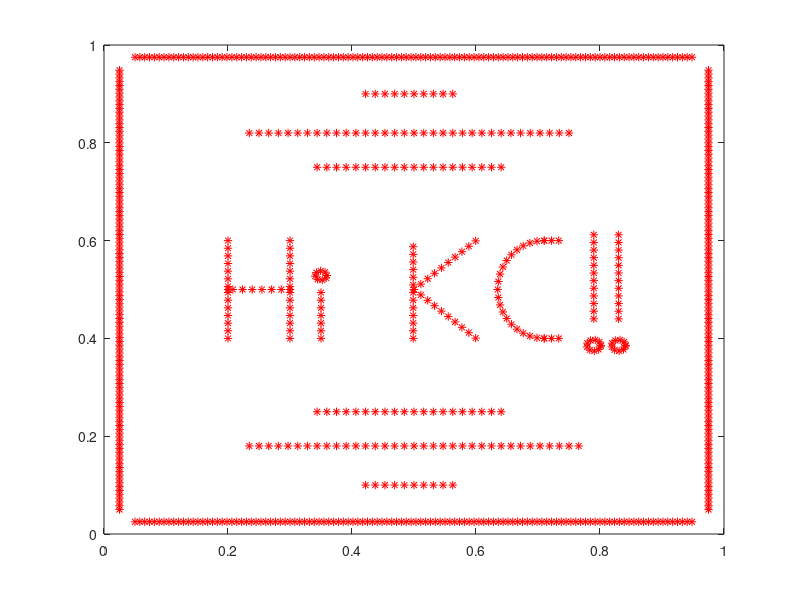
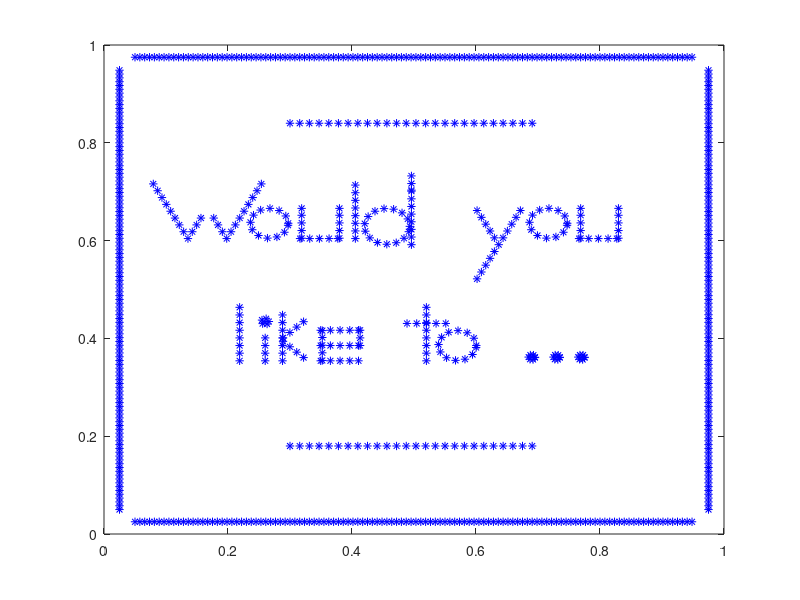
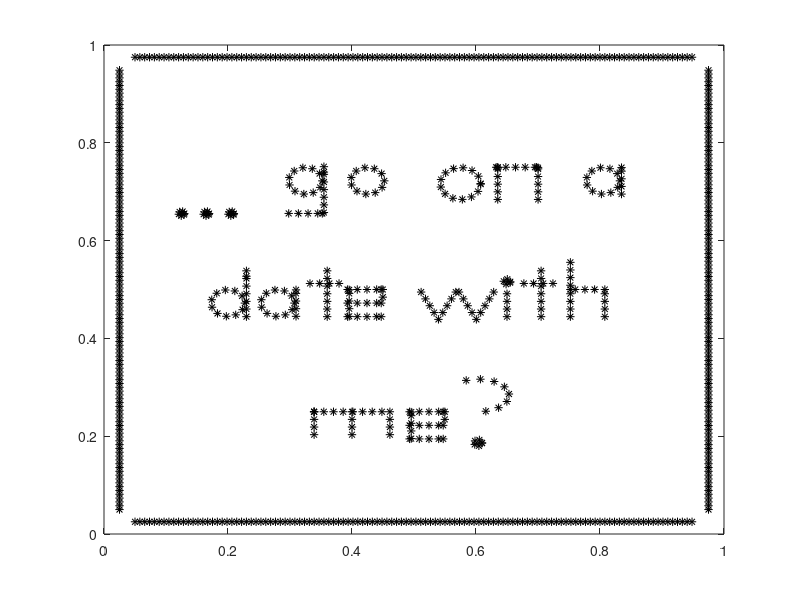

These figures' MATLAB source, in order:
%-------------------------------------------------------------------------------------------------------------------%
%
% IB2d is an Immersed Boundary Code (IB) for solving fully coupled non-linear 
% 	fluid-structure interaction models. This version of the code is based off of
%	Peskin's Immersed Boundary Method Paper in Acta Numerica, 2002.
%
% Author: Nicholas A. Battista
% Email:  nick.battista@unc.edu
% Date Created: May 27th, 2015
% Institution: UNC-CH
%
% This code is capable of creating Lagrangian Structures using:
% 	1. Springs
% 	2. Beams (*torsional springs)
% 	3. Target Points
%	4. Muscle-Model (combined Force-Length-Velocity model, "HIll+(Length-Tension)")
%
% One is able to update those Lagrangian Structure parameters, e.g., spring constants, resting %%	lengths, etc
% 
% There are a number of built in Examples, mostly used for teaching purposes. 
% 
% If you would like us %to add a specific muscle model, please let Nick (nick.battista@unc.edu) know.
%
%--------------------------------------------------------------------------------------------------------------------%

%%%%%%%%%%%%%%%%%%%%%%%%%%%%%%%%%%%%%%%%%%%%%%%%%%%%%%%%%%%%%%%%%%%%%%%%%%%%%%%%%%%%%%
%
% FUNCTION: creates the RUBBERBAND-EXAMPLE geometry and prints associated input files
%
%%%%%%%%%%%%%%%%%%%%%%%%%%%%%%%%%%%%%%%%%%%%%%%%%%%%%%%%%%%%%%%%%%%%%%%%%%%%%%%%%%%%%%

function Dear_KC()

%
% Grid Parameters (MAKE SURE MATCHES IN input2d !!!)
%
Nx =  32;        % # of Eulerian Grid Pts. in x-Direction (MUST BE EVEN!!!)
Ny =  32;        % # of Eulerian Grid Pts. in y-Direction (MUST BE EVEN!!!)
Lx = 1.0;        % Length of Eulerian Grid in x-Direction
Ly = 1.0;        % Length of Eulerian Grid in y-Direction
ds = Lx/(2*Nx);  % Spatial step!


% Immersed Structure Geometric / Dynamic Parameters %
N = 2*Nx;        % Number of Lagrangian Pts. (2x resolution of Eulerian grid)
ds_Rest = 0;     % Resting length of springs
struct_name = 'dear_KC'; % Name for .vertex, .spring, etc files.

% Line on top and bottom of geometry
ds2 = 0.5*ds;
xLine = Lx/20:ds2:0.95*Lx;
yLineB = 0.025*Lx*ones(1,length(xLine));
yLineT= 0.975*Lx*ones(1,length(xLine));

xSq = [xLine xLine yLineB yLineT];
ySq = [yLineB yLineT xLine xLine];

% Call function to construct geometry
[x1,y1] = give_Me_Immsersed_Boundary_Geometry_1(Lx,Nx,ds);
x1 = [x1 xSq];
y1 = [y1 ySq];

% Call function to construct geometry
[x2,y2] = give_Me_Immsersed_Boundary_Geometry_2(Lx,Nx,ds);
x2 = [x2 xSq];
y2 = [y2 ySq];

% Call function to construct geometry
[x3,y3] = give_Me_Immsersed_Boundary_Geometry_3(Lx,Nx,ds);
x3 = [x3 xSq];
y3 = [y3 ySq];

% Plot Geometry to test BEFORE taking out pts.
figure(1)
plot(x1,y1,'r*'); hold on;
axis([0 Lx 0 Ly]);

figure(2)
plot(x2,y2,'b*'); hold on;
axis([0 Lx 0 Ly]);

figure(3)
plot(x3,y3,'k*'); hold on;
axis([0 Lx 0 Ly]);


% Print files to .txt files
please_Print_Vertices_To_File(x1,y1,x2,y2,x3,y3)

% Prints .vertex file!
print_Lagrangian_Vertices(x1,y1,struct_name);


% Prints .spring file!
%k_Spring = 1e7;
%print_Lagrangian_Springs(xLag,yLag,k_Spring,ds_Rest,struct_name);


% Prints .beam file!
%k_Beam = 0.5; C = 0.0;
%print_Lagrangian_Beams(xLag,yLag,k_Beam,C,struct_name);


% Prints .target file!
k_Target = 5e6;
print_Lagrangian_Target_Pts(x1,k_Target,struct_name);

%%%%%%%%%%%%%%%%%%%%%%%%%%%%%%%%%%%%%%%%%%%%%%%%%%%%%%%%%%%%%%%%%%%%%%%%
%
% FUNCTION: prints VERTEX points to a file called rubberband.vertex
%
%%%%%%%%%%%%%%%%%%%%%%%%%%%%%%%%%%%%%%%%%%%%%%%%%%%%%%%%%%%%%%%%%%%%%%%%

function print_Lagrangian_Vertices(xLag,yLag,struct_name)

    N = length(xLag);

    vertex_fid = fopen([struct_name '.vertex'], 'w');

    fprintf(vertex_fid, '%d\n', N );

    %Loops over all Lagrangian Pts.
    for s = 1:N
        X_v = xLag(s);
        Y_v = yLag(s);
        fprintf(vertex_fid, '%1.16e %1.16e\n', X_v, Y_v);
    end

    fclose(vertex_fid); 
    
    %%%%%%%%%%%%%%%%%%%%%%%%%%%%%%%%%%%%%%%%%%%%%%%%%%%%%%%%%%%%%%%%%%%%%%%%
%
% FUNCTION: prints Vertex points to a file called rubberband.vertex
%
%%%%%%%%%%%%%%%%%%%%%%%%%%%%%%%%%%%%%%%%%%%%%%%%%%%%%%%%%%%%%%%%%%%%%%%%

function print_Lagrangian_Target_Pts(xLag,k_Target,struct_name)

    N = length(xLag);

    target_fid = fopen([struct_name '.target'], 'w');

    fprintf(target_fid, '%d\n', N );

    %Loops over all Lagrangian Pts.
    for s = 1:N
        if s > 284
            k_Target = 2e9;
        end
        fprintf(target_fid, '%d %1.16e\n', s, k_Target);
    end

    fclose(target_fid); 
    
    
%%%%%%%%%%%%%%%%%%%%%%%%%%%%%%%%%%%%%%%%%%%%%%%%%%%%%%%%%%%%%%%%%%%%%%%%%%%%%%%%%%%%%
%
% FUNCTION: prints BEAM (Torsional Spring) points to a file called rubberband.beam
%
%%%%%%%%%%%%%%%%%%%%%%%%%%%%%%%%%%%%%%%%%%%%%%%%%%%%%%%%%%%%%%%%%%%%%%%%%%%%%%%%%%%%%

function print_Lagrangian_Beams(xLag,yLag,k_Beam,C,struct_name)

    % k_Beam: beam stiffness
    % C: beam curvature
    
    N = length(xLag); % NOTE: Total number of beams = Number of Total Lag Pts. - 2

    beam_fid = fopen([struct_name '.beam'], 'w');

    fprintf(beam_fid, '%d\n', N );

    %spring_force = kappa_spring*ds/(ds^2);

    %BEAMS BETWEEN VERTICES
    for s = 2:N-1
            if  s <= N-1         
                fprintf(beam_fid, '%d %d %d %1.16e %1.16e\n',s-1, s, s+1, k_Beam, C);  
            else
                %Case s=N
                fprintf(beam_fid, '%d %d %d %1.16e %1.16e\n',s-1, s, 1,   k_Beam, C);  
            end
    end
    fclose(beam_fid); 


%%%%%%%%%%%%%%%%%%%%%%%%%%%%%%%%%%%%%%%%%%%%%%%%%%%%%%%%%%%%%%%%%%%%%%%%
%
% FUNCTION: prints SPRING points to a file called rubberband.spring
%
%%%%%%%%%%%%%%%%%%%%%%%%%%%%%%%%%%%%%%%%%%%%%%%%%%%%%%%%%%%%%%%%%%%%%%%%

function print_Lagrangian_Springs(xLag,yLag,k_Spring,ds_Rest,struct_name)

    N = length(xLag);

    spring_fid = fopen([struct_name '.spring'], 'w');

    fprintf(spring_fid, '%d\n', N );

    %spring_force = kappa_spring*ds/(ds^2);

    %SPRINGS BETWEEN VERTICES
    for s = 1:N
            if s < N         
                fprintf(spring_fid, '%d %d %1.16e %1.16e\n', s, s+1, k_Spring, ds_Rest);  
            else
                %Case s=N
                fprintf(spring_fid, '%d %d %1.16e %1.16e\n', s, 1,   k_Spring, ds_Rest);  
            end
    end
    fclose(spring_fid); 
    
    

%%%%%%%%%%%%%%%%%%%%%%%%%%%%%%%%%%%%%%%%%%%%%%%%%%%%%%%%%%%%%%%%%%%%%%%%
%
% FUNCTION: creates the Lagrangian structure geometry for PHASE 1
%           msg: "Hi KC!!"
%
%%%%%%%%%%%%%%%%%%%%%%%%%%%%%%%%%%%%%%%%%%%%%%%%%%%%%%%%%%%%%%%%%%%%%%%%

function [xLag,yLag] = give_Me_Immsersed_Boundary_Geometry_1(Lx,Nx,ds)

% The immsersed structure message #1: Hi KC!! %
len = Lx/5;

xC = -Lx/4;
yC = -Lx/2;
[xH,yH] = give_Me_The_Letter_Please(ds,len,'H',xC,yC);
[xi,yi] = give_Me_The_Letter_Please(ds,len,'i',xC-0.1,yC);
[xK,yK] = give_Me_The_Letter_Please(ds,len,'K',xC-0.3,yC);
[xCap,yCap] = give_Me_The_Letter_Please(ds,len,'C',xC-0.46,yC);
[xEx1,yEx1] = give_Me_The_Letter_Please(ds,1.2*len,'!',xC-0.54,yC);
[xEx2,yEx2] = give_Me_The_Letter_Please(ds,1.2*len,'!',xC-0.58,yC);

xBL2 =  0:ds:Lx/4+3*ds;  xBL2 = xBL2 + 3/8*Lx - 2*ds;
yTL2 =  0.75*ones(1,length(xBL2));
yBL2 =  0.25*ones(1,length(xBL2));

xBL = 0:ds:Lx/2+2*ds; xBL = xBL + Lx/4 - ds;
yTL = 0.82*ones(1,length(xBL));
yBL = 0.18*ones(1,length(xBL));

xBL3 = 0:ds:Lx/8+ds; xBL3 = xBL3 + 7/16*Lx -ds;
yBL3 = 0.9*ones(1,length(xBL3));
yTL3 = 0.1*ones(1,length(xBL3));


xLag = [xH xi xK xCap xEx1 xEx2 xBL xBL2 xBL3 xBL(1:end-1) xBL2 xBL3];
yLag = [yH yi yK yCap yEx1 yEx2 yBL yBL2 yBL3 yTL(1:end-1) yTL2 yTL3];

%plot(xH,yH,'r*'); hold on;
%plot(xi,yi,'r*'); hold on;
%plot(xK,yK,'r*'); hold on;
%plot(xCap,yCap,'r*'); hold on;
%plot(xEx1,yEx1,'r*'); hold on;
%plot(xEx2,yEx2,'r*'); hold on;
%axis([0 Lx 0 Lx]);

%%%%%%%%%%%%%%%%%%%%%%%%%%%%%%%%%%%%%%%%%%%%%%%%%%%%%%%%%%%%%%%%%%%%%%%%
%
% FUNCTION: creates the Lagrangian structure geometry for PHASE 2
%           msg: "Would you like to ..."
%
%%%%%%%%%%%%%%%%%%%%%%%%%%%%%%%%%%%%%%%%%%%%%%%%%%%%%%%%%%%%%%%%%%%%%%%%

function [xLag,yLag] = give_Me_Immsersed_Boundary_Geometry_2(Lx,Nx,ds)

% The immsersed structure message #1: Hi KC!! %
len = Lx/8;

xC = -Lx/6;
yC = -2*Lx/3;
[xW,yW] = give_Me_The_Letter_Please(ds,len,'W',xC,yC);
[xo,yo] = give_Me_The_Letter_Please(ds,len,'o',xC-0.1,yC);
[xu,yu] = give_Me_The_Letter_Please(ds,len,'u',xC-0.18,yC);
[xl,yl] = give_Me_The_Letter_Please(ds,len,'l',xC-0.27,yC);
[xd,yd] = give_Me_The_Letter_Please(ds,1.2*len,'d',xC-0.29,yC);

[xy,yy] = give_Me_The_Letter_Please(ds,1.2*len,'y',xC-0.47,yC);
[xo2,yo2] = give_Me_The_Letter_Please(ds,len,'o',xC-0.55,yC);
[xu2,yu2] = give_Me_The_Letter_Please(ds,len,'u',xC-0.63,yC);

xC = -Lx/4;
yC = -1*Lx/4 - Lx/6;
[xl2,yl2] = give_Me_The_Letter_Please(ds,len,'l',xC,yC);
[xi,yi] = give_Me_The_Letter_Please(ds,len,'i',xC-0.01,yC);
[xk,yk] = give_Me_The_Letter_Please(ds,len,'k',xC-0.07,yC);
[xe,ye] = give_Me_The_Letter_Please(ds,len,'e',xC-0.13,yC);

[xt,yt] = give_Me_The_Letter_Please(ds,len,'t',xC-0.27,yC);
[xo3,yo3] = give_Me_The_Letter_Please(ds,len,'o',xC-0.32,yC);

yC = -1*Lx/5 - Lx/6;
[xo4,yo4] = give_Me_The_Letter_Please(ds/3,len/6,'o',xC-0.44,yC);
[xo5,yo5] = give_Me_The_Letter_Please(ds/3,len/6,'o',xC-0.48,yC);
[xo6,yo6] = give_Me_The_Letter_Please(ds/3,len/6,'o',xC-0.52,yC);

xBL = 0:ds:Lx/2.5; xBL = xBL + 3/10*Lx;
yTL = 0.84*ones(1,length(xBL));
yBL = 0.18*ones(1,length(xBL));


xLag = [xW xo xu xl xd xy xo2 xu2 xl2 xi xk xe xt xo3 xo4 xo5 xo6 xBL xBL];
yLag = [yW yo yu yl yd yy yo2 yu2 yl2 yi yk ye yt yo3 yo4 yo5 yo6 yTL yBL];

% plot(xW,yW,'r*'); hold on;
% plot(xo,yo,'r*'); hold on;
% plot(xu,yu,'r*'); hold on;
% plot(xl,yl,'r*'); hold on;
% plot(xd,yd,'r*'); hold on;
% 
% plot(xy,yy,'r*'); hold on;
% plot(xo2,yo2,'r*'); hold on;
% plot(xu2,yu2,'r*'); hold on;
% 
% plot(xl2,yl2,'r*'); hold on;
% plot(xi,yi,'r*'); hold on;
% plot(xk,yk,'r*'); hold on;
% plot(xe,ye,'r*'); hold on;
% 
% plot(xt,yt,'r*'); hold on;
% plot(xo3,yo3,'r*'); hold on;
% 
% plot(xo4,yo4,'r*'); hold on;
% plot(xo5,yo5,'r*'); hold on;
% plot(xo6,yo6,'r*'); hold on;
% axis([0 Lx 0 Lx]);



%%%%%%%%%%%%%%%%%%%%%%%%%%%%%%%%%%%%%%%%%%%%%%%%%%%%%%%%%%%%%%%%%%%%%%%%
%
% FUNCTION: creates the Lagrangian structure geometry for PHASE 2
%           msg: "Would you like to ..."
%
%%%%%%%%%%%%%%%%%%%%%%%%%%%%%%%%%%%%%%%%%%%%%%%%%%%%%%%%%%%%%%%%%%%%%%%%

function [xLag,yLag] = give_Me_Immsersed_Boundary_Geometry_3(Lx,Nx,ds)

% The immsersed structure message #1: Hi KC!! %
len = Lx/9;

xC = -Lx/8;
yC = -3*Lx/4;
shift = 0.2;

[xo4,yo4] = give_Me_The_Letter_Please(ds/3,len/6,'o',xC,yC+0.09);
[xo5,yo5] = give_Me_The_Letter_Please(ds/3,len/6,'o',xC-0.04,yC+0.09);
[xo6,yo6] = give_Me_The_Letter_Please(ds/3,len/6,'o',xC-0.08,yC+0.09);

[xg,yg] = give_Me_The_Letter_Please(ds,len,'g',xC-shift,yC);
[xo,yo] = give_Me_The_Letter_Please(ds,len,'o',xC-0.1-shift,yC);

[xo2,yo2] = give_Me_The_Letter_Please(ds,1.2*len,'o',xC-0.25-shift,yC);
[xn,yn] = give_Me_The_Letter_Please(ds,1.2*len,'n',xC-0.34-shift,yC);

[xa,ya] = give_Me_The_Letter_Please(ds,len,'a',xC-0.48-shift,yC);


xC = -Lx/5;
yC = -Lx/2;
[xd,yd] = give_Me_The_Letter_Please(ds,len,'d',xC,yC);
[xa2,ya2] = give_Me_The_Letter_Please(ds,len,'a',xC-0.08,yC);
[xt,yt] = give_Me_The_Letter_Please(ds,len,'t',xC-0.16,yC);
[xe,ye] = give_Me_The_Letter_Please(ds,len,'e',xC-0.22,yC);

[xw,yw] = give_Me_The_Letter_Please(ds,1.1*len,'w',xC-0.37,yC);
[xi,yi] = give_Me_The_Letter_Please(ds,len,'i',xC-0.45,yC);
[xt2,yt2] = give_Me_The_Letter_Please(ds,len,'t',xC-0.505,yC);
[xh,yh] = give_Me_The_Letter_Please(ds,len,'h',xC-0.58,yC);

xC = -Lx/2.5;
yC = -Lx/4;
[xm,ym] = give_Me_The_Letter_Please(ds,1.1*len,'m',xC,yC);
[xe2,ye2] = give_Me_The_Letter_Please(ds,len,'e',xC-0.12,yC);
[xQU,yQU] = give_Me_The_Letter_Please(ds,1.2*len,'?',xC-0.22,yC);

xLag = [xo4 xo5 xo6 xg xo xo2 xn xa xd xa2 xt xe xw xi xt2 xh xm xe2 xQU];
yLag = [yo4 yo5 yo6 yg yo yo2 yn ya yd ya2 yt ye yw yi yt2 yh ym ye2 yQU];


% plot(xo4,yo4,'r*'); hold on;
% plot(xo5,yo5,'r*'); hold on;
% plot(xo6,yo6,'r*'); hold on;
% 
% plot(xg,yg,'r*'); hold on;
% plot(xo,yo,'r*'); hold on;
% 
% plot(xo2,yo2,'r*'); hold on;
% plot(xn,yn,'r*'); hold on;
% 
% plot(xa,ya,'r*'); hold on;
% 
% plot(xd,yd,'r*'); hold on;
% plot(xa2,ya2,'r*'); hold on;
% plot(xt,yt,'r*'); hold on;
% plot(xe,ye,'r*'); hold on;
% 
% plot(xw,yw,'r*'); hold on;
% plot(xi,yi,'r*'); hold on;
% plot(xt2,yt2,'r*'); hold on;
% plot(xh,yh,'r*'); hold on;
% 
% plot(xm,ym,'r*'); hold on;
% plot(xe2,ye2,'r*'); hold on;
% plot(xQU,yQU,'r*'); hold on;
% 
% axis([0 Lx 0 Lx]);




%%%%%%%%%%%%%%%%%%%%%%%%%%%%s%%%%%%%%%%%%%%%%%%%%%%%%%%%%%%%%%%%%%%%%%%%%
%
% FUNCTION: creates the Lagrangian structure geometry for the Heart
%
%%%%%%%%%%%%%%%%%%%%%%%%%%%%%%%%%%%%%%%%%%%%%%%%%%%%%%%%%%%%%%%%%%%%%%%%

function [xLag,yLag] = give_Me_Immsersed_Boundary_Geometry_Heart(Lx,Nx,frac,Nb)

% The immsersed structure is a heart %
ds = 2*pi/(Nb-1);
tVec = 0:ds:2*pi;

for i=1:length(tVec)
    t = tVec(i);
    xLag(i)	=	16*sin(t)^3;
    yLag(i)	=	13*cos(t)-5*cos(2*t)-2*cos(3*t)-cos(4*t);
end

xLag = frac*xLag + 0.5;
yLag = frac*yLag + 0.5;


%%%%%%%%%%%%%%%%%%%%%%%%%%%%%%%%%%%%%%%%%%%%%%%%%%%%%%%%%%%%%%%%%%%%%%%%
%
% FUNCTION: creates the Lagrangian structure geometry for PHASE 2 
%
%%%%%%%%%%%%%%%%%%%%%%%%%%%%%%%%%%%%%%%%%%%%%%%%%%%%%%%%%%%%%%%%%%%%%%%%

function [xLag,yLag] = give_Me_Immsersed_Boundary_Geometry_4(Lx,Nx,frac,Nb)

% The immsersed structure is a heart %
ds = 2*pi/(Nb-1);
tVec = 0:ds:2*pi;
for i=1:length(tVec)
    t = tVec(i);
    r(i) = 1 - sin(t);
    xLag(i)	=	r(i)*cos(t);
    yLag(i)	=	r(i)*sin(t);
end

xLag = frac*xLag;
yLag = frac*yLag;

minY = min(yLag);
yLag = yLag - 3*minY/8;


%%%%%%%%%%%%%%%%%%%%%%%%%%%%%%%%%%%%%%%%%%%%%%%%%%%%%%%%%%%%%%%%%%%%%%%%
%
% FUNCTION: take out Lagrangian Pts.
%
%%%%%%%%%%%%%%%%%%%%%%%%%%%%%%%%%%%%%%%%%%%%%%%%%%%%%%%%%%%%%%%%%%%%%%%%

function [x1,y1,x2,y2] = please_Take_Out_Points(x1,y1,x2,y2)

n1 = 50;
n2 = 70;

x1 = [x1(1:n1) x1(n2:end)];
y1 = [y1(1:n1) y1(n2:end)];

x2 = [x2(1:n1) x2(n2:end)];
y2 = [y2(1:n1) y2(n2:end)];


%%%%%%%%%%%%%%%%%%%%%%%%%%%%%%%%%%%%%%%%%%%%%%%%%%%%%%%%%%%%%%%%%%%%%%%%
%
% FUNCTION: prints all Vertices to File
%
%%%%%%%%%%%%%%%%%%%%%%%%%%%%%%%%%%%%%%%%%%%%%%%%%%%%%%%%%%%%%%%%%%%%%%%%

function please_Print_Vertices_To_File(X1,Y1,X2,Y2,X3,Y3)

fileID = fopen('All_Positions.txt','w');
for j=1:length(X1)
    fprintf(fileID,'%1.16e %1.16e %1.16e %1.16e %1.16e %1.16e %1.16e %1.16e\n', X1(j),Y1(j),X2(j),Y2(j),X3(j),Y3(j),X3(j),Y3(j) );
end
fclose(fileID);

%%%%%%%%%%%%%%%%%%%%%%%%%%%%%%%%%%%%%%%%%%%%%%%%%%%%%%%%%%%%%%%%%%%%%%%%%
%
% FUNCTION: give me the letter!!!!!
%
%%%%%%%%%%%%%%%%%%%%%%%%%%%%%%%%%%%%%%%%%%%%%%%%%%%%%%%%%%%%%%%%%%%%%%%%%

function [x,y] = give_Me_The_Letter_Please(ds,len,letter,xC,yC)

if strcmp(letter,'a')
    r = len/4.1;
    dt = ds/r;
    theta = 0:dt:2*pi;
    for i=1:length(theta)
       xA(i) = r*cos(theta(i)) - xC;
       yA(i) = r*sin(theta(i)) - yC - len/4;
    end
    
    yLine = [-r:ds:r r]; yLine = yLine - yC - len/4;
    xLine = r*ones(1,length(yLine)) - (xC-ds/6);
    
    x = [xA xLine];
    y = [yA yLine];

elseif strcmp(letter,'C')
    
    r = len/2;
        dt = ds/r;
    theta = pi/2:dt:pi-0.25*dt;
    theta = [theta pi -theta];
    for i=1:length(theta)
       x(i) = 3*r/4*cos(theta(i)) - xC;
       y(i) = r*sin(theta(i)) - yC;
    end
    
    xTB = 0:3*ds/4:len/6;
    xTB = xTB - xC;
    yT = r*ones(1,length(xTB))-yC;
    yB = -r*ones(1,length(xTB))-yC;
    x = [xTB x xTB];
    y = [yT y yB];
    
elseif strcmp(letter,'d')
    
    r = len/4.1;
    dt = ds/r;
    theta = 0:dt:2*pi;
    for i=1:length(theta)
       xA(i) = r*cos(theta(i)) - xC;
       yA(i) = r*sin(theta(i)) - yC - len/4;
    end
    
    yLine = [-len/2:ds:len/2.25 r]; yLine = yLine - yC;
    xLine = r*ones(1,length(yLine)) - (xC-ds/6);
    
    x = [xA xLine];
    y = [yA yLine];
    
 elseif strcmp(letter,'e')
        
    r = len/4.1;
    yV = [-r:ds:r r]; 
    xH = yV - xC;
    yH = zeros(1,length(xH)) - yC;
    yH2 = yH - len/4;
    yH3 = yH - len/2;
    
    yV = yV - yC - len/4;
    xV = r*ones(1,length(yV));
    
    yV3 = 0:-ds:-len/4;
    yV3 = yV3 - yC;
    xV3 = r*ones(1,length(yV3));
        
    x = [-xV-(xC-ds/6) xH xV3-(xC-ds/6) xH xH];
    y = [yV yH yV3 yH2 yH3];
           
    
elseif strcmp(letter,'g')
    
    r = len/4.1;
    dt = ds/r;
    theta = 0:dt:2*pi;
    for i=1:length(theta)
       xA(i) = r*cos(theta(i)) - xC;
       yA(i) = r*sin(theta(i)) - yC - len/4;
    end
    
    yLine = [-len/2:ds:len/2.25 r]; yLine = yLine - yC - len/3;
    xLine = r*ones(1,length(yLine)) - (xC-ds/6);
    
    yV = [-r:ds:r r]; 
    xH = yV - xC;
    yH = zeros(1,length(xH)) - yC - 0.85*len;
    
    x = [xA xLine xH];
    y = [yA yLine yH];
    
elseif strcmp(letter,'h')

   yLine = -len/2:ds:0-ds/4;
   yLine = [yLine 0 -yLine];
   yLine1 = yLine - yC;
   xLine1 = 1/2*len/2*ones(1,length(yLine1));
   
   yLine2 = -len/2:ds:0-ds/4;
   yLine2 = [yLine2 0];
   yLine2 = yLine2 - yC;
   xLine2 = 1/2*len/2*ones(1,length(yLine2));
   
   xH = (-1/2*len/2+ds/2:ds:1/2*len/2-ds/4);
   xH = xH - xC;
   yH = zeros(1,length(xH)) - yC;
   
   x = [-xLine1-xC xH xLine2-xC];
   y = [yLine1 yH yLine2];    
   
elseif strcmp(letter,'H')
   yLine = -len/2:ds:0-ds/4;
   yLine = [yLine 0 -yLine];
   yLine = yLine - yC;
   xLine = 1/2*len/2*ones(1,length(yLine));
   xH = (-1/2*len/2+ds/2:ds:1/2*len/2-ds/4);
   xH = xH - xC;
   yH = zeros(1,length(xH)) - yC;
   
   x = [-xLine-xC xH xLine-xC];
   y = [yLine yH yLine];
   
elseif strcmp(letter,'i')
    
   yLine = -len/2:ds:0-ds/4;
   yLine = yLine - yC;
   xLine = zeros(1,length(yLine)) - xC; 
   
    r = len/21;
    dt = ds/(2*r);
    theta = 0:dt:2*pi;
    for i=1:length(theta)
       xDot(i) = r*cos(theta(i)) - xC;
       yDot(i) = r*sin(theta(i)) - yC + len/7;
    end
    
    x = [xLine xDot];
    y = [yLine yDot];
    

elseif strcmp(letter,'k')
    
   yLine = -len/2:ds:len/2;
   yLine = yLine - yC;
   xLine = zeros(1,length(yLine)) -xC-len/3.9;

   XD = 0:ds:len/sqrt(2);
   YD = zeros(1,length(XD));
   
   %rotate!
   for i=1:length(XD)
      xDt(i) = XD(i)*cos(pi/4)-YD(i)*sin(pi/4);
      yDt(i) = XD(i)*sin(pi/4)+YD(i)*cos(pi/4);
      
      xDb(i) = XD(i)*cos(pi/4)-YD(i)*sin(-pi/4);
      yDb(i) = XD(i)*sin(-pi/4)+YD(i)*cos(pi/4);
   end
   xDt = xDt - xC - len/4;
   yDt = yDt - yC;
   
   xDb = xDb - xC - len/4;
   yDb = yDb - yC;
   
   x = [xLine(1:ceil(0.75*end)) xDt(1:ceil(2*end/3)) xDb(1:ceil(2*end/3))];
   y = [yLine(1:ceil(0.75*end)) yDt(1:ceil(2*end/3))-len/8 yDb(1:ceil(2*end/3))-len/5.5];
    
elseif strcmp(letter,'K')
    
   yLine = -len/2:ds:len/2;
   yLine = yLine - yC;
   xLine = zeros(1,length(yLine)) -xC-len/3.9;

   XD = 0:ds:len/sqrt(2);
   YD = zeros(1,length(XD));
   
   %rotate!
   for i=1:length(XD)
      xDt(i) = XD(i)*cos(pi/4)-YD(i)*sin(pi/4);
      yDt(i) = XD(i)*sin(pi/4)+YD(i)*cos(pi/4);
      
      xDb(i) = XD(i)*cos(pi/4)-YD(i)*sin(-pi/4);
      yDb(i) = XD(i)*sin(-pi/4)+YD(i)*cos(pi/4);
   end
   xDt = xDt - xC - len/4;
   yDt = yDt - yC;
   
   xDb = xDb - xC - len/4;
   yDb = yDb - yC;
   
   x = [xLine xDt xDb];
   y = [yLine yDt yDb];

 
elseif strcmp(letter,'l')
    
   yLine = -len/2:ds:len/2.25;
   yLine = yLine - yC;
   xLine = 1/2*len/2*ones(1,length(yLine));

   x = -xLine-xC;
   y = yLine;

elseif strcmp(letter,'m')
        
    r = len/2;
    xH = -r:ds:r;  xH = xH - xC;
    yH = zeros(1,length(xH)) - yC;
    yV = 0:-ds:-len/2; yV = yV - yC;
    xV = -r*ones(1,length(yV)) - xC;
    xV2 = zeros(1,length(yV)) - xC;
    xV3 = r*ones(1,length(yV)) - xC;
    
    yVS = 0:ds:len/12;
    yVS = yVS - yC;
    xVS = -r*ones(1,length(yVS)) - xC;
        
    x = [xVS xH xV xV2 xV3];
    y = [yVS yH yV yV yV];
    
elseif strcmp(letter,'n')
        
    r = len/4.1;
    yV = [-r:ds:r r]; 
    xH = yV - xC;
    yH = zeros(1,length(xH)) - yC;
    
    yV = yV - yC - len/4;
    xV = r*ones(1,length(yV));
    
    yV2 = 0:ds:len/12;
    yV2 = yV2 - yC;
    xV2 = r*ones(1,length(yV2));
        
    x = [-xV-(xC-ds/6) -xV2-(xC-ds/6) xH xV-(xC-ds/6)];
    y = [yV yV2 yH yV];
    
   
elseif strcmp(letter,'o')
       
    r = len/4.1;
    dt = ds/r;
    theta = 0:dt:2*pi;
    for i=1:length(theta)
       x(i) = r*cos(theta(i)) - xC;
       y(i) = r*sin(theta(i)) - yC - len/4;
    end
    
 elseif strcmp(letter,'r')
        
    r = len/4.1;
    yV = [-r:ds:r r]; 
    xH = yV - xC;
    yH = zeros(1,length(xH)) - yC;
    
    yV = yV - yC - len/4;
    xV = r*ones(1,length(yV));
    
    yV2 = 0:ds:len/12;
    yV2 = yV2 - yC;
    xV2 = r*ones(1,length(yV2));
    
    yV3 = 0:-ds:-len/10;
    yV3 = yV3 - yC;
    xV3 = r*ones(1,length(yV3));
        
    x = [-xV-(xC-ds/6) -xV2-(xC-ds/6) xH xV3-(xC-ds/6)];
    y = [yV yV2 yH yV3];
       
    
elseif strcmp(letter,'t')
    
   yLine = -len/2:ds:len/2.25;
   yLine = yLine - yC;
   xLine = zeros(1,length(yLine));

   xH = -len/4:ds:len/4;
   xH = xH-xC;
   yH = zeros(1,length(xH)) - yC + len/9;
   
   x = [xLine-xC xH];
   y = [yLine yH];
   
    
elseif strcmp(letter,'u')
        
    r = len/4.1;
    yV = [-r:ds:r r]; 
    xH = yV - xC;
    yH = zeros(1,length(xH)) - yC - len/2;
    
    yV = yV - yC - len/4;
    xV = r*ones(1,length(yV));
    
    x = [-xV-(xC-ds/6) xH xV-(xC-ds/6)];
    y = [yV yH yV];

elseif strcmp(letter,'v')
    
   XD = 0:ds:sqrt(5)*len/4;
   YD = zeros(1,length(XD));
   
   %rotate!
   ang = atan(2);
   for i=1:length(XD)
      xDr(i) = XD(i)*cos(ang)-YD(i)*sin(ang);
      yDr(i) = XD(i)*sin(ang)+YD(i)*cos(ang);
      
      xDL(i) = XD(i)*cos(pi-ang)-YD(i)*sin(pi-ang);
      yDL(i) = XD(i)*sin(pi-ang)+YD(i)*cos(pi-ang);
   end
   xDr = xDr - xC;
   yDr = yDr - yC - len/2;
 
   xDL = xDL - xC;
   yDL = yDL - yC - len/2;
 
   x = [xDL xDr(2:end)];
   y = [yDL yDr(2:end)];
   
elseif strcmp(letter,'w')
    
   XD = 0:ds:sqrt(5)*len/4;
   YD = zeros(1,length(XD));
   
   %rotate!
   ang = atan(2);
   for i=1:length(XD)
      xDr(i) = XD(i)*cos(ang)-YD(i)*sin(ang);
      yDr(i) = XD(i)*sin(ang)+YD(i)*cos(ang);
      
      xDL(i) = XD(i)*cos(pi-ang)-YD(i)*sin(pi-ang);
      yDL(i) = XD(i)*sin(pi-ang)+YD(i)*cos(pi-ang);
   end
   xDr = xDr - xC - len/4;
   yDr = yDr - yC - len/2;
 
   xDL = xDL - xC - len/4;
   yDL = yDL - yC - len/2;
 
   x = [xDL xDr(2:end) xDL+len/2 xDr(2:end)+len/2];
   y = [yDL yDr(2:end) yDL yDr(2:end)];   
   
elseif strcmp(letter,'W')
    
   XD = 0:ds:sqrt(5)*len/2;
   YD = zeros(1,length(XD));
   
   %rotate!
   ang = atan(2);
   for i=1:length(XD)
      xDr(i) = XD(i)*cos(ang)-YD(i)*sin(ang);
      yDr(i) = XD(i)*sin(ang)+YD(i)*cos(ang);
      
      xDL(i) = XD(i)*cos(pi-ang)-YD(i)*sin(pi-ang);
      yDL(i) = XD(i)*sin(pi-ang)+YD(i)*cos(pi-ang);
   end
   xDr = xDr - xC - len/4;
   yDr = yDr - yC - len/2;
 
   xDL = xDL - xC - len/4;
   yDL = yDL - yC - len/2;
 
   x = [xDL xDr(2:floor(end/2)) xDL(1:floor(end/2))+len/2 xDr(2:end)+len/2];
   y = [yDL yDr(2:floor(end/2)) yDL(1:floor(end/2))       yDr(2:end)];     
   
elseif strcmp(letter,'y')
    
   XD = 0:ds:sqrt(5)*len/4;
   YD = zeros(1,length(XD));
   
   %rotate!
   ang = atan(2);
   for i=1:length(XD)
      xDr(i) = XD(i)*cos(ang)-YD(i)*sin(ang);
      yDr(i) = XD(i)*sin(ang)+YD(i)*cos(ang);
      
      xDL(i) = XD(i)*cos(pi-ang)-YD(i)*sin(pi-ang);
      yDL(i) = XD(i)*sin(pi-ang)+YD(i)*cos(pi-ang);
      
      xB(i) = XD(i)*cos(pi+ang)-YD(i)*sin(pi+ang);
      yB(i) = XD(i)*sin(pi+ang)+YD(i)*cos(pi+ang);
   end
   xDr = xDr - xC;
   yDr = yDr - yC - len/2;
 
   xDL = xDL - xC;
   yDL = yDL - yC - len/2;
   
   xB = xB - xC;
   yB = yB - yC - len/2;
 
   x = [xDL xDr(2:end) xB(2:end)];
   y = [yDL yDr(2:end) yB(2:end)];
      
   
elseif strcmp(letter,'!')
    
   yLine = -len/4:ds:len/2;
   yLine = yLine - yC;
   xLine = zeros(1,length(yLine)) - xC; 
   
    r = len/21;
    dt = ds/(2*r);
    theta = 0:dt:2*pi;
    for i=1:length(theta)
       xDot(i) = r*cos(theta(i)) - xC;
       yDot(i) = r*sin(theta(i)) - yC - len/2.1;
    end
    
    x = [xLine xDot];
    y = [yLine yDot];  
    
elseif strcmp(letter,'?')
    
    %xT = 0:ds:len/8-ds; xT = xT - xC - len/4;
    %yT = zeros(1,length(xT)) - yC + len/2;

    r = len/4;
    dt = ds/r;
    theta = 1.25*pi/2:-dt:-pi/2;
    for i=1:length(theta)
       xL(i) = 1.5*r*cos(theta(i)) - xC - len/8;
       yL(i) = r*sin(theta(i)) - yC + len/4;
    end
    
    yV = -ds:-ds:-len/3.25;
    xV = zeros(1,length(yV)) - xC - len/8;
    
    r = len/21;
    dt = ds/(2*r);
    theta = 0:dt:2*pi;
    for i=1:length(theta)
       xDot(i) = r*cos(theta(i)) - xC -len/8;
       yDot(i) = r*sin(theta(i)) - yC - len/2.1;
    end
    
    x = [xL xV xDot];
    y = [yL yV yDot];  
 
end
